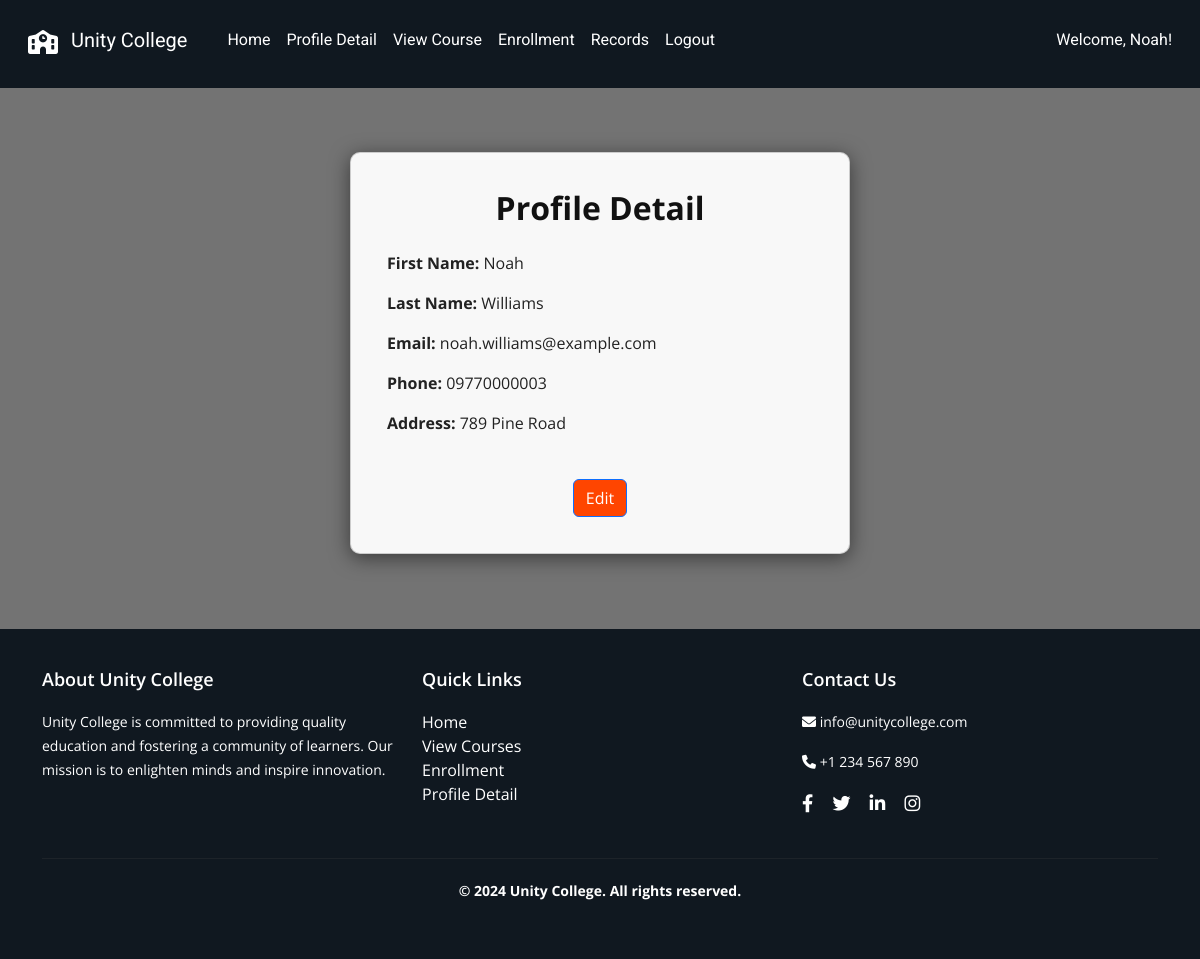
The app's page /student/profile (signed in) with its own data.
### tables this page shows
CREATE TABLE "student" (
    id INTEGER PRIMARY KEY AUTOINCREMENT,
    first_name TEXT NOT NULL,
    last_name TEXT NOT NULL,
    phone TEXT NOT NULL,
    email TEXT NOT NULL UNIQUE,
    address TEXT NOT NULL,
    password TEXT NOT NULL
);

### app.py (the view)
@app.route("/student/profile")
def view_profile():
    if 'uid' not in session or session.get('user_type') != 'student':
        return redirect(url_for('student_login'))
    uid = session.get('uid')
    first_name = session.get('first_name')
    try:
        profile = query_db("SELECT first_name, last_name, email, phone, address FROM student WHERE id = ?", (uid,))
    except Exception as e:
        print(traceback.format_exc())
        profile = {}
    return render_template("student/profile.html", profile=profile, first_name=first_name, uid=uid)

### dbcontroller.py (called while the page is built)
def query_db(query, args=()):
    con = None
    try:
        con = sqlite3.connect(DB_NAME)
        cur = con.cursor()
        cur.execute(query, args)
        rv = cur.fetchall()
        return rv
    except sqlite3.Error as e:
        print(f"[query_db error] {e}")
        raise
    finally:
        if con:
            con.close()

### templates/student/profile.html
{% extends "/student/layout.html" %} {% block content %}
<link rel="stylesheet" href="/static/css/student/profile.css" />
<div class="container mt-5">
  <div class="card profile-card mx-auto">
    <div class="card-body">
      <h2 class="text-center mb-4"><strong>Profile Detail</strong></h2>
      <p><strong>First Name:</strong> {{ profile[0][0] }}</p>
      <p><strong>Last Name:</strong> {{ profile[0][1] }}</p>
      <p><strong>Email:</strong> {{ profile[0][2] }}</p>
      <p><strong>Phone:</strong> {{ profile[0][3] }}</p>
      <p><strong>Address:</strong> {{ profile[0][4] }}</p>
      <div class="text-center mt-4">
        <a href="{{ url_for('edit_profile') }}" class="btn btn-primary">Edit</a>
      </div>
    </div>
  </div>
</div>
{% endblock %}

### templates/student/layout.html (shortened to what this page needs)
<!DOCTYPE html>
<html lang="en">
  <head>
    <link
      href="https://cdn.jsdelivr.net/npm/bootstrap@5.3.0/dist/css/bootstrap.min.css"
      rel="stylesheet"
    />
    <link href="/static/css/student/layout.css" rel="stylesheet" />
    <link
      rel="stylesheet"
      href="https://cdnjs.cloudflare.com/ajax/libs/font-awesome/6.0.0-beta3/css/all.min.css"
    />
  </head>
  <body>
    <nav class="navbar navbar-expand-lg navbar-light navbar-custom">
      <div class="container-fluid">
        <a class="navbar-brand" href="#">
          <i class="fas fa-school me-2"></i> Unity College
        </a>
        <div class="collapse navbar-collapse" id="navbarNav">
          <ul class="navbar-nav me-auto">
            <li class="nav-item">
              <a class="nav-link" href="{{ url_for('home') }}">Home</a>
            </li>
            <li class="nav-item">
              <a class="nav-link" href="{{ url_for('view_profile') }}"
                >Profile Detail</a
              >
            </li>
            <li class="nav-item">
              <a class="nav-link" href="{{ url_for('view_courses') }}"
                >View Course</a
              >
            </li>
            <li class="nav-item">
              <a class="nav-link" href="{{ url_for('student_enroll') }}"
                >Enrollment</a
              >
            </li>
            <li class="nav-item">
              <a class="nav-link" href="{{ url_for('view_enrollment_records')}}"
                >Records</a
              >
            </li>
            {% if uid %}
            <li class="nav-item">
              <a class="nav-link" href="{{ url_for('student_logout') }}"
                >Logout</a
              >
            </li>
            {% else %}
            <li class="nav-item">
              <a class="nav-link" href="{{ url_for('student_signup') }}"
                >Sign Up</a
              >
            </li>
            {% endif %}
          </ul>
          {% if uid %}
          <div class="d-flex">
            <span class="navbar-text me-3">Welcome, {{ first_name }}!</span>
          </div>
          {% endif %}
        </div>
      </div>
    </nav>
    <div class="container mt-4">{% block content %}{% endblock %}</div>
    <footer class="footer mt-4 text-white">
      <div class="container">
        <div class="row">
          <div class="col-md-4">
            <h5>About Unity College</h5>
            <p>
              Unity College is committed to providing quality education and
              fostering a community of learners. Our mission is to enlighten
              minds and inspire innovation.
            </p>
          </div>
          <div class="col-md-4">
            <h5>Quick Links</h5>
            <ul class="list-unstyled">
              <li>
                <a href="{{ url_for('home') }}" class="footer-link">Home</a>
              </li>
              <li>
                <a href="{{ url_for('view_courses') }}" class="footer-link"
                  >View Courses</a
                >
              </li>
              <li>
                <a href="{{ url_for('student_enroll') }}" class="footer-link"
                  >Enrollment</a
                >
              </li>
              <li>
                <a href="{{ url_for('view_profile') }}" class="footer-link"
                  >Profile Detail</a
                >
              </li>
            </ul>
          </div>
          <div class="col-md-4">
            <h5>Contact Us</h5>
            <p><i class="fas fa-envelope"></i> info@unitycollege.com</p>
            <p><i class="fas fa-phone"></i> +1 234 567 890</p>
            <div class="social-icons">
              <a href="#" class="footer-link"
                ><i class="fab fa-facebook-f"></i
              ></a>
              <a href="#" class="footer-link"><i class="fab fa-twitter"></i></a>
              <a href="#" class="footer-link"
                ><i class="fab fa-linkedin-in"></i
              ></a>
              <a href="#" class="footer-link"
                ><i class="fab fa-instagram"></i
              ></a>
            </div>
          </div>
        </div>
        <div class="row mt-3">
          <div class="col-12">
            <hr class="footer-hr" />
            <p class="text-center">
              <strong>&copy; 2024 Unity College. All rights reserved.</strong>
            </p>
          </div>
        </div>
      </div>
    </footer>
  </body>
</html>

### static/css/student/layout.css (style rules this page uses)
html, body { height: 100%; margin: 0; font-family: "Open Sans", sans-serif; }
body { background: linear-gradient(rgba(0, 0, 0, 0.55), rgba(0, 0, 0, 0.55)), url("/static/images/theme/background.jpg"); background-repeat: no-repeat; background-position: center center; background-attachment: fixed; background-size: cover; position: relative; min-height: 100vh; display: flex; flex-direction: column; }
.container { flex: 1; }
.navbar-custom { background-color: #101820; color: #ffffff; }
.container-fluid { background-color: #101820; }
.navbar-brand i { font-size: 1.5rem; vertical-align: middle; }
.navbar-custom .navbar-brand, .navbar-custom .nav-link { color: #ffffff; font-family: "Roboto", sans-serif; padding: 0.5rem 1rem; }
@media (min-width: 768px) { .navbar-custom { height: 80px; } }
@media (min-width: 768px) { .navbar-custom .navbar-brand, .navbar-custom .nav-link { line-height: 80px; } }
.navbar-text { color: #ffffff; font-family: "Roboto", sans-serif; }
.footer { background-color: #101820; color: #ffffff; padding: 40px 0; font-family: "Open Sans", sans-serif; box-shadow: none; position: relative; z-index: 2; }
.footer h5 { font-size: 18px; margin-bottom: 20px; font-weight: 600; }
.footer p { font-size: 14px; line-height: 1.7; }
.footer .footer-link { color: #ffffff; text-decoration: none; }
.footer .social-icons { margin-top: 10px; }
.footer .social-icons a { color: #ffffff; margin-right: 15px; font-size: 18px; text-decoration: none; }
.footer-hr { border-color: #444; margin: 20px 0; }
.btn-primary { background-color: #ff4500; color: #ffffff; }

### static/css/student/profile.css (style rules this page uses)
.profile-card { max-width: 500px; margin: 0 auto; padding: 20px; box-shadow: 0 4px 20px rgba(0, 0, 0, 0.5); margin-bottom: 50px; background-color: rgba(255, 255, 255, 0.95); border-radius: 10px; color: #222; }
.card-body p { text-align: justify; color: #222; }
.card-body h2 { text-align: center; color: #111; }
.card-body .btn { margin-top: 20px; }

### records on screen
student: first_name "Noah", last_name "Williams", email "noah.williams@example.com", phone "09770000003", address "789 Pine Road"
